Frame 1 (no input): blank canvas, image omitted
Frame 60 (no input): blank canvas, image omitted
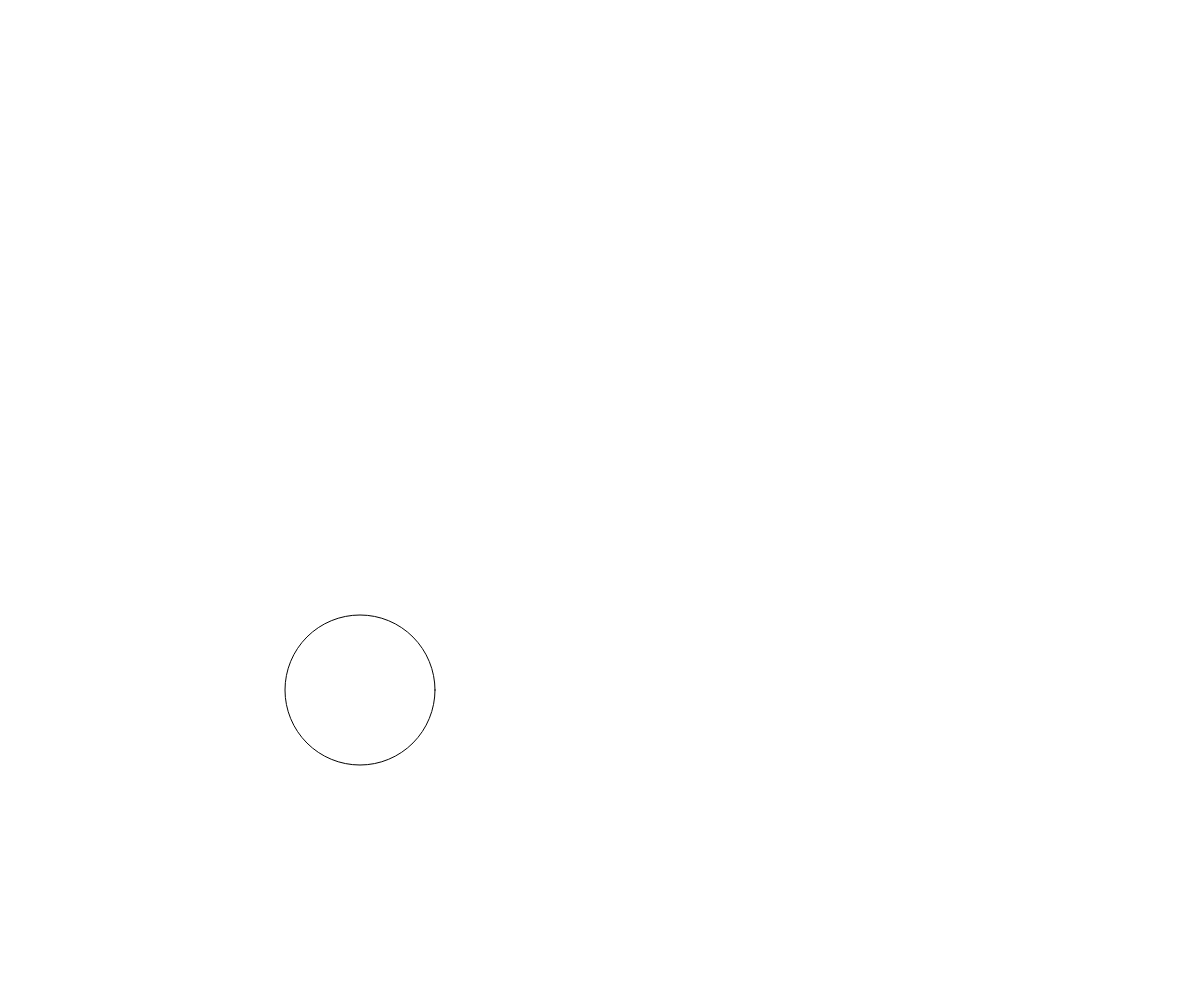
Frame 120 (the mouse pressed at the canvas centre since frame 60)

The p5.js sketch whose frames 1 and 60 were blank and that drew this single picture after the mouse press (run headless with seeded random() and noise() and a simulated clock; from frame 60 on, the mouse is pressed at the canvas centre):

// p5.js sketch
// ── sketch.js
let x = 200;
let y = 50;
let retningX = 1;
let retningY = 1;
let fart = 80;

function preload(){
  // put preload code here
}

function setup() {
  // put setup code here
  createCanvas(window.innerWidth, window.innerHeight);
}

function draw() {
  // put drawing code here
  clear();
  if(x>window.innerWidth-25){
    retningX = -1;
  }
  else if (x<0){
    retningX = 1;
  }
  if(y>window.innerHeight-25){
    retningY = -1;
  }
  else if (y<0){
    retningY = 1;
  }
  x = x + retningX*fart;
  y = y + retningY*fart;
  ellipse(x,y,150,150);
}
